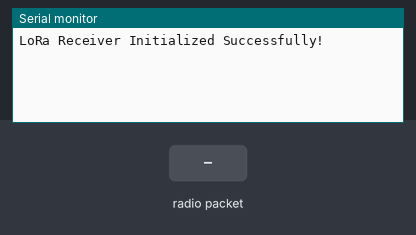
Bench run of a program on a simulated ESP32. On the bench: the last lines printed to the serial monitor. Inputs (shaded band) come from the test bench. No radio packets arrive unless stated.

Above: at 1.2 s.
1.3 s: radio packet "1" arrives
At 2.5 s:
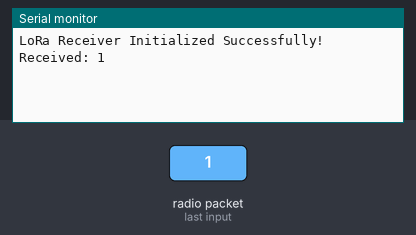
2.8 s: radio packet "0" arrives
At 3.8 s:
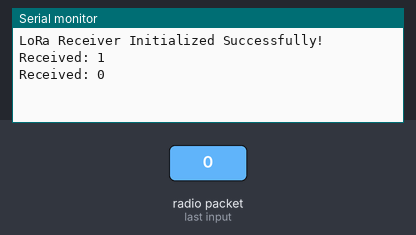
4.3 s: radio packet "2" arrives
At 4.9 s:
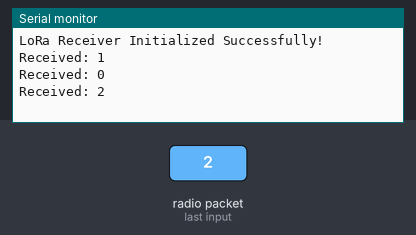

Measured:
- after the input at 1.3 s, the serial monitor: prints a new line at once (image 1)
- after the input at 2.8 s, the serial monitor: prints a new line at once (image 2)
- after the input at 4.3 s, the serial monitor: prints a new line at once (image 3)

The program:

main.cpp
```cpp
#include <SPI.h>
#include <LoRa.h>

// LoRa module pins
#define LORA_MISO 19
#define LORA_MOSI 23
#define LORA_SCK  18
#define LORA_CS   5
#define LORA_RST  14

void setup() {
    Serial.begin(115200);
    while (!Serial);

    // SPI and LoRa Initialization
    SPI.begin(LORA_SCK, LORA_MISO, LORA_MOSI, LORA_CS);
    LoRa.setPins(LORA_CS, LORA_RST, -1);  // Disable IRQ pin (set to -1)

    if (!LoRa.begin(915E6)) {  // Set frequency (adjust for your region)
        Serial.println("LoRa initialization failed!");
        while (1);
    }
    LoRa.setSpreadingFactor(7);
    LoRa.setSignalBandwidth(125E3);
    LoRa.setCodingRate4(5);
    LoRa.disableCrc();

    Serial.println("LoRa Receiver Initialized Successfully!");
}

void loop() {
    int packetSize = LoRa.parsePacket(); // Check if a packet was received
    if (packetSize) { // If there's a packet
        String received = "";
        while (LoRa.available()) {
            received += (char)LoRa.read();
        }
        Serial.println("Received: " + received);
    }
}
```
